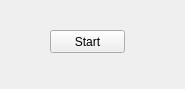
<?xml version="1.0" encoding="UTF-8"?>
<ui version="4.0">
 <class>Widget</class>
 <widget class="QWidget" name="Widget">
  <property name="geometry">
   <rect>
    <x>0</x>
    <y>0</y>
    <width>185</width>
    <height>89</height>
   </rect>
  </property>
  <property name="windowTitle">
   <string>Widget</string>
  </property>
  <widget class="QPushButton" name="btnStart">
   <property name="geometry">
    <rect>
     <x>50</x>
     <y>30</y>
     <width>75</width>
     <height>23</height>
    </rect>
   </property>
   <property name="text">
    <string>Start</string>
   </property>
  </widget>
 </widget>
 <resources/>
 <connections/>
</ui>
